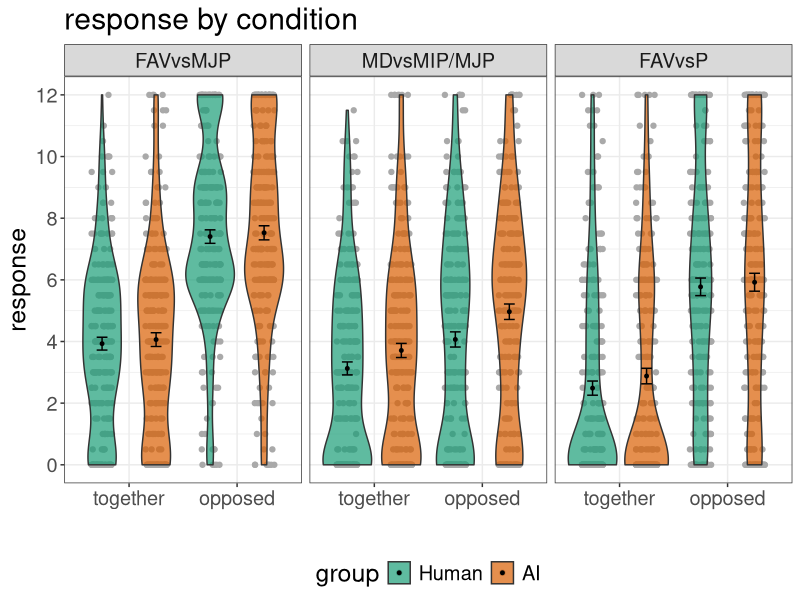
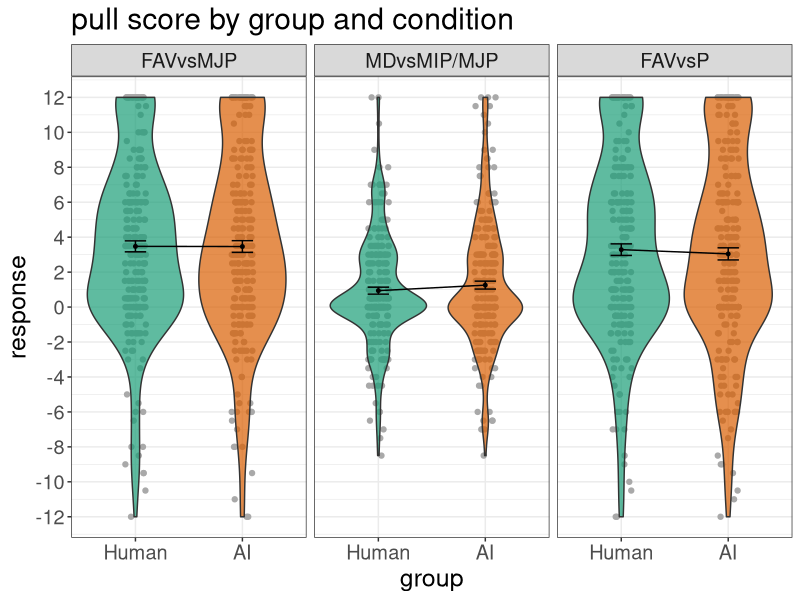
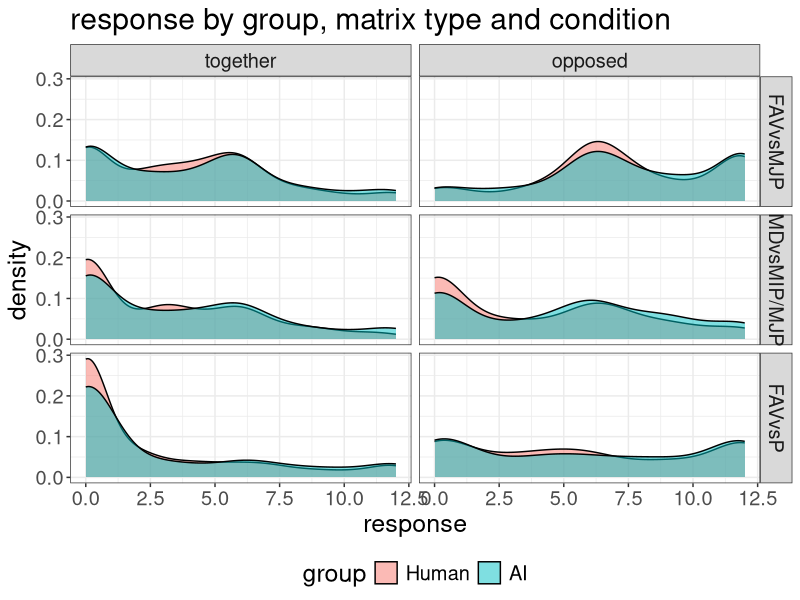
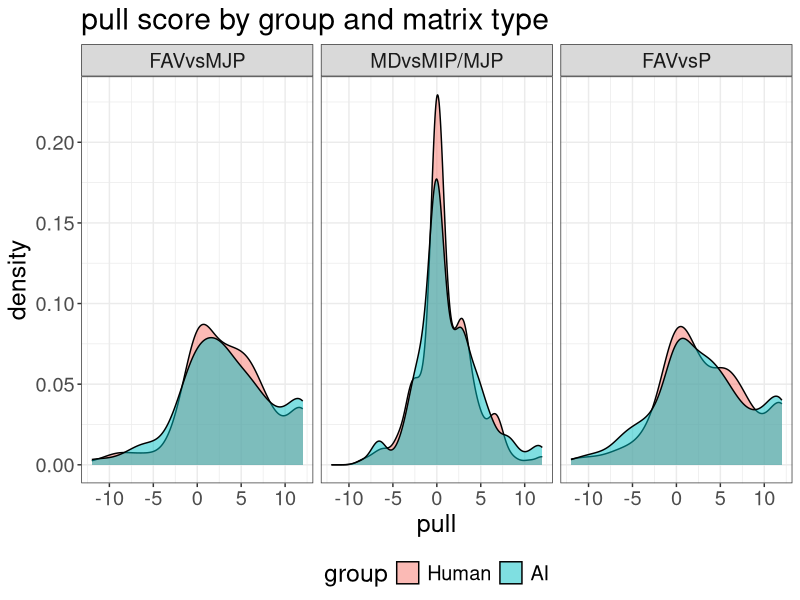
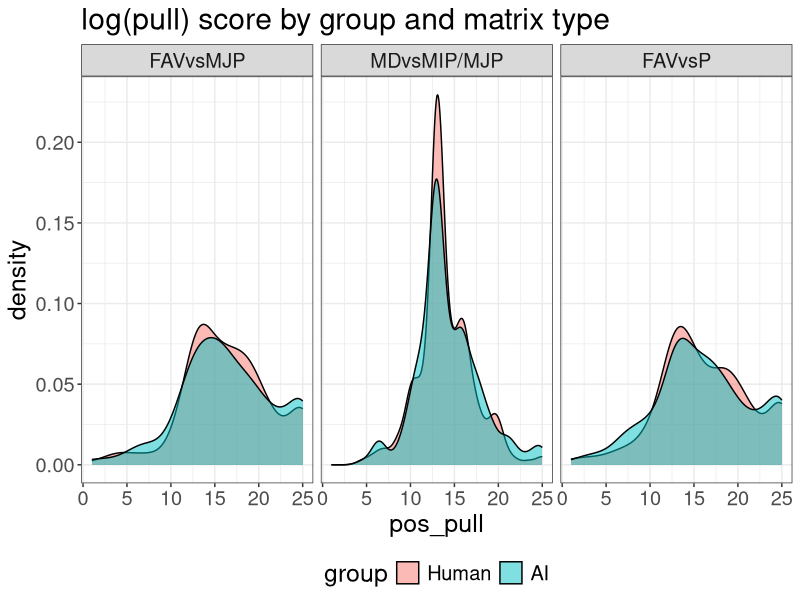
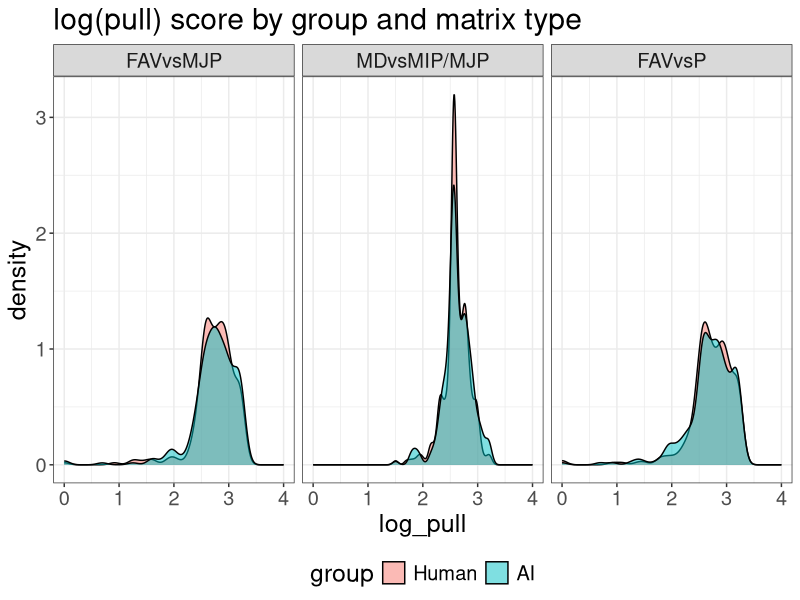
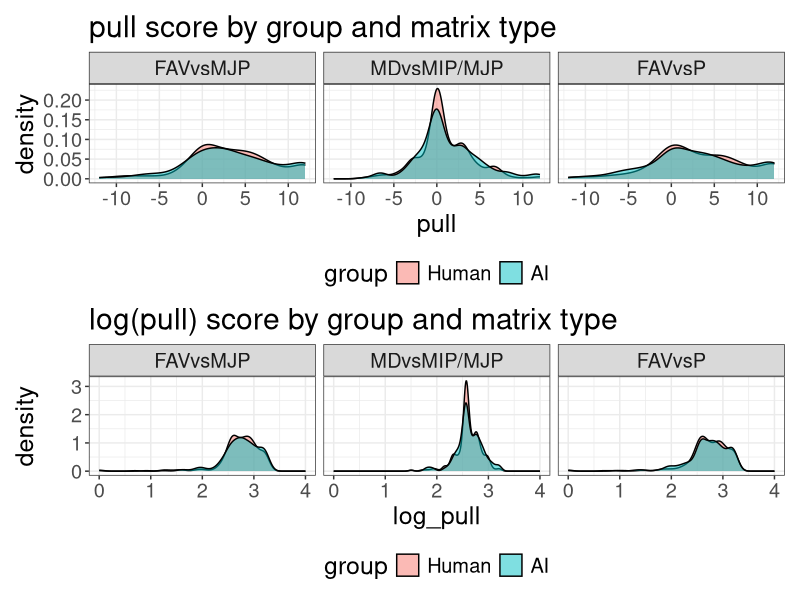
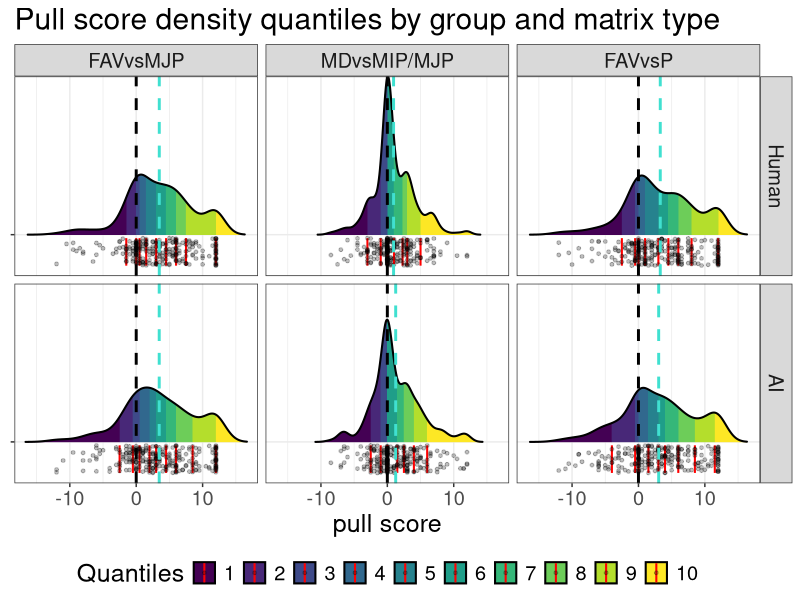

Write the R code that produced these figures, in order.
## ---- chunk 1
knitr::opts_chunk$set(echo = TRUE)
## ---- chunk 2
# install.packages(c("tidyverse", "RColorBrewer", "patchwork", "ggridges"))
## ---- chunk 3
# take a snapshot and update the lock.file
# renv::snapshot() # this is only necessary when new packages or installed or packages are updated.
## ---- chunk 4
pkg <- c("tidyverse", "RColorBrewer", "patchwork", "ggridges")

lapply(pkg, library, character.only = TRUE)
## ---- chunk 5
## Set the amount of dodge in figures
pd <- position_dodge(0.7)
pd2 <- position_dodge(1)

## theme settings for ggplot
theme_set(
  theme_bw() +
    theme(text = element_text(size = 18), 
          title = element_text(size = 18),
          legend.position = "bottom")
)
## ---- chunk 6
# data <- read_csv("data/data.csv") %>%
#   mutate(group = factor(group, levels = c("Human", "AI")),
#          matrix_name = factor(matrix_name, levels = c("FAVvsMJP", "MDvsMIP/MJP", "FAVvsP")),
#          condition = factor(condition, levels = c("together", "opposed")))
# head(data)
# 
# diff <- read_csv("data/diff.csv") %>%
#   mutate(group = factor(group, levels = c("Human", "AI")),
#          matrix_name = factor(matrix_name, levels = c("FAVvsMJP", "MDvsMIP/MJP", "FAVvsP")))
# head(diff)
## ---- chunk 7
raw <- read_csv("data/AIHumanExperiment_Experiment.csv")
head(raw)
str(raw)
summary(raw)
glimpse(raw)
## ---- chunk 8
data <- raw %>%
  rename(pid = participant, group = aihuman, all_conditions = condition, 
         matrix_name = matrixtype, condition = togetheropposed, 
         response = finalanswer) %>% 
  select(-jatosid, -prolificid, -all_conditions, -matrixnumber, -statvar, -answer, -rt)
head(data)
## ---- chunk 9
# recode and create factors
data <- data %>% 
  mutate(matrix_name = if_else(matrix_name == "1", "FAVvsMJP",
                       if_else(matrix_name == "2", "MDvsMIP/MJP", "FAVvsP")),
         condition = if_else(condition == "1", "together", "opposed"),
         group = factor(group, levels = c("Human", "AI")),
         matrix_name = factor(matrix_name, levels = c("FAVvsMJP", "MDvsMIP/MJP", "FAVvsP")),
         condition = factor(condition, levels = c("together", "opposed")))
head(data)
## ---- chunk 10
summary(data)
## ---- chunk 11
tally <- data %>% 
  group_by(group) %>% 
  distinct(pid) %>% 
  tally()
tally
## ---- chunk 12
summary_pid <- data %>% 
  group_by(pid, group, matrix_name, condition) %>% 
  summarise(n= n(),
            mean=mean(response), 
            sd=sd(response), 
            sem = sd/sqrt(n))
head(summary_pid)
## ---- chunk 13
summary_group <- data %>% 
  group_by(group, matrix_name, condition) %>% 
  summarise(n= n()/2, ## /2 as it counts both observations
            mean=mean(response), 
            sd=sd(response), 
            sem = sd/sqrt(n))
head(summary_group)
## ---- chunk 14
p3.1 <- ggplot(summary_pid, 
              aes(x=condition, y=mean, fill = group)) +
   geom_jitter(position=position_jitterdodge(dodge.width =1), alpha = 1, 
               colour = "darkgrey") +
   geom_violin(alpha = 0.7, position=pd2) +
   geom_errorbar(data=summary_group, 
                 aes(y=mean, ymin=mean-sem, ymax=mean+sem), width=.2, position=pd2) +
   # geom_line(data=summary_group, aes(group=group), position=pd2) +
   geom_point(data=summary_group, aes(y=mean), position=pd2, size =1) +
   scale_colour_brewer(palette = "Dark2")+
   scale_fill_brewer(palette = "Dark2")+
   labs(x="", y = "response")+
   scale_y_continuous(breaks=seq(0,12,2), limits=c(0,12)) +
   facet_grid(~matrix_name)+
   ggtitle("response by condition")
p3.1

ggsave ("figures/violin.jpeg",
        width = 8, height = 6)
## ---- chunk 15
diff <- summary_pid %>% 
  group_by(pid, group, matrix_name) %>% 
  pivot_wider(-c(n, sd, sem),
              names_from = "condition",
              values_from = "mean") %>% 
  mutate(pull = opposed - together) %>% 
  ungroup()
head(diff)
## ---- chunk 16
diff_group <- diff %>% 
  group_by(group, matrix_name) %>% 
  summarise(n=n(),
            group_pull=mean(pull), 
            group_sd=sd(pull), 
            group_sem = group_sd / sqrt(n)) %>% 
  rename(pull = group_pull, sd = group_sd, sem = group_sem)
head(diff_group)
## ---- chunk 17
p6.1 <- ggplot(diff, 
              aes(x=group, y=pull, fill = group)) +
   geom_jitter(position=position_jitterdodge(dodge.width =1), alpha = 1, 
               colour = "darkgrey") +
   geom_violin(alpha = 0.7, position=pd2) +
   geom_errorbar(data=diff_group, aes(y=pull, ymin=pull-sem, ymax=pull+sem), 
                 width=.2, position=pd2) +
   geom_line(data=diff_group, aes(y=pull, group=1), position=pd2) +
   geom_point(data=diff_group, aes(y=pull), position=pd2, size =1) +
   scale_colour_brewer(palette = "Dark2")+
   scale_fill_brewer(palette = "Dark2")+
   labs(y = "response")+
   scale_y_continuous(breaks=seq(-12,12,2), limits=c(-12,12)) +
   guides(fill="none")+
   facet_grid(~matrix_name)+
   ggtitle("pull score by group and condition")
p6.1

ggsave ("figures/violin_diff.jpeg",
        width = 8, height = 6)
## ---- chunk 18
diffd <- diff %>% 
  mutate(groupd = if_else(group == "AI", 0.5, -0.5),
         mat2v1 = if_else(matrix_name == "MDvsMIP/MJP", 2/3, -1/3), # target MDvsMIP/MJP
         mat3v1 = if_else(matrix_name == "FAVvsP", 2/3, -1/3)) %>%  # target FAVvsP
  select(pid, groupd, mat2v1, mat3v1, pull) %>% 
  rename(group=groupd)
head(diffd)
## ---- chunk 19
write_csv(data, "data/data.csv") # all data good for plotting
write_csv(summary_pid, "data/summary_pid.csv")
write_csv(summary_group, "data/summary_group.csv")
write_csv(diff, "data/diff.csv")
write_csv(diff_group, "data/diff_group.csv")
write_csv(diffd, "data/diffd.csv")
## ---- chunk 20
p9.1 <- ggplot(data, 
              aes(x=response, fill = group)) +
   geom_density(alpha=0.5) +
   facet_grid(matrix_name~condition) +
   ggtitle("response by group, matrix type and condition")
p9.1
## ---- chunk 21
p9.2 <- ggplot(diff, 
              aes(x=pull, fill = group)) +
   geom_density(alpha=0.5) +
   facet_grid(~matrix_name) +
   ggtitle("pull score by group and matrix type")
p9.2
## ---- chunk 22
diff <- diff %>% 
  mutate(pos_pull = pull + 13,
         log_pull = log(pos_pull))
head(diff)
summary(diff)
## ---- chunk 23
p9.3 <- ggplot(diff, 
              aes(x=pos_pull, fill = group)) +
   geom_density(alpha=0.5) +
   facet_grid(~matrix_name) +
   ggtitle("log(pull) score by group and matrix type")
p9.3
## ---- chunk 24
p9.4 <- ggplot(diff, 
              aes(x=log_pull, fill = group)) +
   geom_density(alpha=0.5) +
   facet_grid(~matrix_name) +
   ggtitle("log(pull) score by group and matrix type") +
   xlim(0,4)
p9.4
## ---- chunk 25
p9.5 <- p9.2 / p9.4 
p9.5
## ---- chunk 26
p9.6 <- ggplot(diff, aes(x = pull, y = "", fill = after_stat(quantile))) +
  stat_density_ridges(
    geom = "density_ridges_gradient", calc_ecdf = TRUE,
    quantiles = 10, quantile_lines = TRUE, 
    jittered_points = TRUE, scale = 10,
    linewidth = 0.7, vline_color = "red",
    point_size = 1, point_alpha = 0.25, 
    position = position_raincloud(adjust_vlines = TRUE)
  ) +
  scale_fill_viridis_d(name = "Quantiles") +
  geom_vline(xintercept = 0, colour = "black", linetype = "dashed",
             linewidth = 1) +
  geom_vline(data = diff_group,
             aes(xintercept = pull), colour = "turquoise", linetype = "dashed",
             linewidth = 1) +
  theme(legend.position = "bottom") +
  guides(fill = guide_legend(nrow = 1)) +
  labs(title = "Pull score density quantiles by group and matrix type",
       y = NULL,
       x = "pull score") +
  # scale_x_continuous(breaks = seq(-150, 150, 25)) +
  facet_grid(group~matrix_name)
p9.6

ggsave("figures/diff_dens_q.jpeg",
       width = 8, height = 6)
